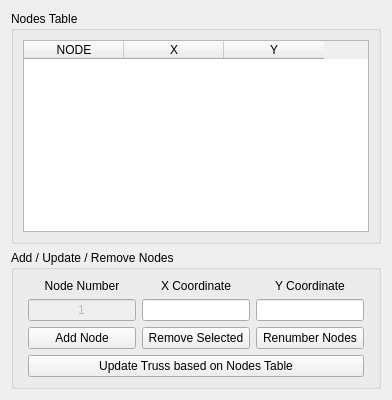
         <widget class="QWidget" name="Nodes_Tab">
          <attribute name="title">
           <string>Nodes</string>
          </attribute>
          <layout class="QHBoxLayout" name="horizontalLayout_3">
           <item>
            <layout class="QVBoxLayout" name="verticalLayout" stretch="2,0">
             <item>
              <widget class="QGroupBox" name="groupBox">
               <property name="title">
                <string>Nodes Table</string>
               </property>
               <layout class="QVBoxLayout" name="verticalLayout_2">
                <item>
                 <widget class="QTableWidget" name="Nodes_Table_Widget">
                  <property name="editTriggers">
                   <set>QAbstractItemView::AllEditTriggers</set>
                  </property>
                  <property name="alternatingRowColors">
                   <bool>true</bool>
                  </property>
                  <property name="sortingEnabled">
                   <bool>false</bool>
                  </property>
                  <property name="rowCount">
                   <number>0</number>
                  </property>
                  <column>
                   <property name="text">
                    <string>NODE</string>
                   </property>
                   <property name="textAlignment">
                    <set>AlignCenter</set>
                   </property>
                  </column>
                  <column>
                   <property name="text">
                    <string>X</string>
                   </property>
                   <property name="textAlignment">
                    <set>AlignCenter</set>
                   </property>
                  </column>
                  <column>
                   <property name="text">
                    <string>Y</string>
                   </property>
                   <property name="textAlignment">
                    <set>AlignCenter</set>
                   </property>
                  </column>
                 </widget>
                </item>
               </layout>
              </widget>
             </item>
             <item>
              <widget class="QGroupBox" name="groupBox_2">
               <property name="title">
                <string>Add / Update / Remove Nodes</string>
               </property>
               <layout class="QHBoxLayout" name="horizontalLayout_4">
                <item>
                 <layout class="QGridLayout" name="Add_Remove_Grid">
                  <property name="leftMargin">
                   <number>5</number>
                  </property>
                  <property name="rightMargin">
                   <number>5</number>
                  </property>
                  <item row="1" column="1">
                   <widget class="QLineEdit" name="X_Coord_LEdit">
                    <property name="alignment">
                     <set>Qt::AlignCenter</set>
                    </property>
                   </widget>
                  </item>
                  <item row="0" column="0">
                   <widget class="QLabel" name="Node_Number_Label">
                    <property name="text">
                     <string>Node Number</string>
                    </property>
                    <property name="alignment">
                     <set>Qt::AlignCenter</set>
                    </property>
                   </widget>
                  </item>
                  <item row="2" column="0">
                   <widget class="QPushButton" name="Add_Node_Button">
                    <property name="sizePolicy">
                     <sizepolicy hsizetype="Minimum" vsizetype="Expanding">
                      <horstretch>0</horstretch>
                      <verstretch>0</verstretch>
                     </sizepolicy>
                    </property>
                    <property name="text">
                     <string>Add Node</string>
                    </property>
                   </widget>
                  </item>
                  <item row="2" column="1">
                   <widget class="QPushButton" name="Remove_Node_Button">
                    <property name="sizePolicy">
                     <sizepolicy hsizetype="Minimum" vsizetype="Expanding">
                      <horstretch>0</horstretch>
                      <verstretch>0</verstretch>
                     </sizepolicy>
                    </property>
                    <property name="text">
                     <string>Remove Selected</string>
                    </property>
                   </widget>
                  </item>
                  <item row="0" column="2">
                   <widget class="QLabel" name="Y_Coord_Label">
                    <property name="text">
                     <string>Y Coordinate</string>
                    </property>
                    <property name="alignment">
                     <set>Qt::AlignCenter</set>
                    </property>
                   </widget>
                  </item>
                  <item row="2" column="2">
                   <widget class="QPushButton" name="Renumber_Nodes_Button">
                    <property name="text">
                     <string>Renumber Nodes</string>
                    </property>
                   </widget>
                  </item>
                  <item row="0" column="1">
                   <widget class="QLabel" name="X_Coord_Label">
                    <property name="text">
                     <string>X Coordinate</string>
                    </property>
                    <property name="alignment">
                     <set>Qt::AlignCenter</set>
                    </property>
                   </widget>
                  </item>
                  <item row="1" column="0">
                   <widget class="QLineEdit" name="Node_Number_LEdit">
                    <property name="enabled">
                     <bool>false</bool>
                    </property>
                    <property name="text">
                     <string>1</string>
                    </property>
                    <property name="alignment">
                     <set>Qt::AlignCenter</set>
                    </property>
                   </widget>
                  </item>
                  <item row="1" column="2">
                   <widget class="QLineEdit" name="Y_Coord_LEdit">
                    <property name="alignment">
                     <set>Qt::AlignCenter</set>
                    </property>
                   </widget>
                  </item>
                  <item row="3" column="0" colspan="3">
                   <widget class="QPushButton" name="Update_Truss_Nodes_Button">
                    <property name="text">
                     <string>Update Truss based on Nodes Table</string>
                    </property>
                   </widget>
                  </item>
                 </layout>
                </item>
               </layout>
              </widget>
             </item>
            </layout>
           </item>
          </layout>
         </widget>
